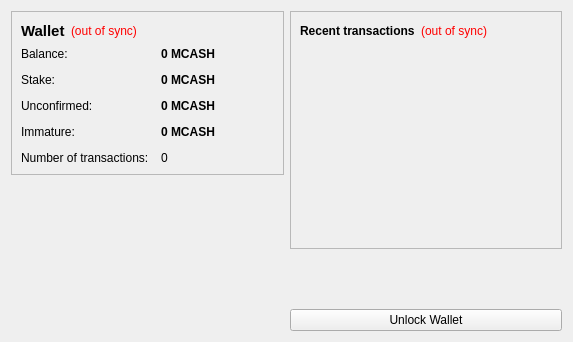
<?xml version="1.0" encoding="UTF-8"?>
<ui version="4.0">
 <class>OverviewPage</class>
 <widget class="QWidget" name="OverviewPage">
  <property name="geometry">
   <rect>
    <x>0</x>
    <y>0</y>
    <width>573</width>
    <height>342</height>
   </rect>
  </property>
  <property name="windowTitle">
   <string>Form</string>
  </property>
  <layout class="QHBoxLayout" name="horizontalLayout" stretch="1,1">
   <item>
    <layout class="QVBoxLayout" name="verticalLayout_2">
     <item>
      <widget class="QFrame" name="frame">
       <property name="frameShape">
        <enum>QFrame::StyledPanel</enum>
       </property>
       <property name="frameShadow">
        <enum>QFrame::Raised</enum>
       </property>
       <layout class="QVBoxLayout" name="verticalLayout_4">
        <item>
         <layout class="QHBoxLayout" name="horizontalLayout_4">
          <item>
           <widget class="QLabel" name="label_5">
            <property name="font">
             <font>
              <pointsize>11</pointsize>
              <weight>75</weight>
              <bold>true</bold>
             </font>
            </property>
            <property name="text">
             <string>Wallet</string>
            </property>
           </widget>
          </item>
          <item>
           <widget class="QLabel" name="labelWalletStatus">
            <property name="toolTip">
             <string>The displayed information may be out of date. Your wallet automatically synchronizes with the MicroCash network after a connection is established, but this process has not completed yet.</string>
            </property>
            <property name="styleSheet">
             <string notr="true">QLabel { color: red; }</string>
            </property>
            <property name="text">
             <string notr="true">(out of sync)</string>
            </property>
            <property name="alignment">
             <set>Qt::AlignLeading|Qt::AlignLeft|Qt::AlignVCenter</set>
            </property>
           </widget>
          </item>
          <item>
           <spacer name="horizontalSpacer_2">
            <property name="orientation">
             <enum>Qt::Horizontal</enum>
            </property>
            <property name="sizeHint" stdset="0">
             <size>
              <width>40</width>
              <height>20</height>
             </size>
            </property>
           </spacer>
          </item>
         </layout>
        </item>
        <item>
         <layout class="QFormLayout" name="formLayout_2">
          <property name="fieldGrowthPolicy">
           <enum>QFormLayout::AllNonFixedFieldsGrow</enum>
          </property>
          <property name="horizontalSpacing">
           <number>12</number>
          </property>
          <property name="verticalSpacing">
           <number>12</number>
          </property>
          <item row="0" column="0">
           <widget class="QLabel" name="label">
            <property name="text">
             <string>Balance:</string>
            </property>
           </widget>
          </item>
          <item row="0" column="1">
           <widget class="QLabel" name="labelBalance">
            <property name="font">
             <font>
              <weight>75</weight>
              <bold>true</bold>
             </font>
            </property>
            <property name="cursor">
             <cursorShape>IBeamCursor</cursorShape>
            </property>
            <property name="toolTip">
             <string>Your current balance</string>
            </property>
            <property name="text">
             <string notr="true">0 MCASH</string>
            </property>
            <property name="textInteractionFlags">
             <set>Qt::LinksAccessibleByMouse|Qt::TextSelectableByKeyboard|Qt::TextSelectableByMouse</set>
            </property>
           </widget>
          </item>
          <item row="1" column="0">
           <widget class="QLabel" name="label_6">
            <property name="text">
             <string>Stake:</string>
            </property>
           </widget>
          </item>
          <item row="1" column="1">
           <widget class="QLabel" name="labelStake">
            <property name="font">
             <font>
              <weight>75</weight>
              <bold>true</bold>
             </font>
            </property>
            <property name="cursor">
             <cursorShape>IBeamCursor</cursorShape>
            </property>
            <property name="toolTip">
             <string>Total of coins that was staked, and do not yet count toward the current balance</string>
            </property>
            <property name="text">
             <string notr="true">0 MCASH</string>
            </property>
            <property name="textInteractionFlags">
             <set>Qt::LinksAccessibleByMouse|Qt::TextSelectableByKeyboard|Qt::TextSelectableByMouse</set>
            </property>
           </widget>
          </item>
          <item row="2" column="0">
           <widget class="QLabel" name="label_3">
            <property name="text">
             <string>Unconfirmed:</string>
            </property>
           </widget>
          </item>
          <item row="2" column="1">
           <widget class="QLabel" name="labelUnconfirmed">
            <property name="font">
             <font>
              <weight>75</weight>
              <bold>true</bold>
             </font>
            </property>
            <property name="cursor">
             <cursorShape>IBeamCursor</cursorShape>
            </property>
            <property name="toolTip">
             <string>Total of transactions that have yet to be confirmed, and do not yet count toward the current balance</string>
            </property>
            <property name="text">
             <string notr="true">0 MCASH</string>
            </property>
            <property name="textInteractionFlags">
             <set>Qt::LinksAccessibleByMouse|Qt::TextSelectableByKeyboard|Qt::TextSelectableByMouse</set>
            </property>
           </widget>
          </item>
          <item row="3" column="0">
           <widget class="QLabel" name="labelImmatureText">
            <property name="text">
             <string>Immature:</string>
            </property>
           </widget>
          </item>
          <item row="3" column="1">
           <widget class="QLabel" name="labelImmature">
            <property name="font">
             <font>
              <weight>75</weight>
              <bold>true</bold>
             </font>
            </property>
            <property name="toolTip">
             <string>Mined balance that has not yet matured</string>
            </property>
            <property name="text">
             <string notr="true">0 MCASH</string>
            </property>
            <property name="textInteractionFlags">
             <set>Qt::LinksAccessibleByMouse|Qt::TextSelectableByKeyboard|Qt::TextSelectableByMouse</set>
            </property>
           </widget>
          </item>
          <item row="4" column="0">
           <widget class="QLabel" name="label_2">
            <property name="text">
             <string>Number of transactions:</string>
            </property>
           </widget>
          </item>
          <item row="4" column="1">
           <widget class="QLabel" name="labelNumTransactions">
            <property name="toolTip">
             <string>Total number of transactions in wallet</string>
            </property>
            <property name="text">
             <string notr="true">0</string>
            </property>
           </widget>
          </item>
         </layout>
        </item>
       </layout>
      </widget>
     </item>
     <item>
      <spacer name="verticalSpacer">
       <property name="orientation">
        <enum>Qt::Vertical</enum>
       </property>
       <property name="sizeHint" stdset="0">
        <size>
         <width>20</width>
         <height>40</height>
        </size>
       </property>
      </spacer>
     </item>
        <item>
         <widget class="QLabel" name="label_wallet_bgcoin">
          <property name="text">
           <string/>
          </property>
          <property name="pixmap">
           <pixmap resource="../bitcoin.qrc">:/images/wallet_bgcoin</pixmap>
          </property>
          <property name="scaledContents">
           <bool>false</bool>
          </property>
          <property name="alignment">
           <set>Qt::AlignCenter</set>
          </property>
          <property name="margin">
           <number>-2</number>
          </property>
         </widget>
        </item>
    </layout>
   </item>
   <item>
    <layout class="QVBoxLayout" name="verticalLayout_3">
     <item>
      <widget class="QFrame" name="frame_2">
       <property name="frameShape">
        <enum>QFrame::StyledPanel</enum>
       </property>
       <property name="frameShadow">
        <enum>QFrame::Raised</enum>
       </property>
       <layout class="QVBoxLayout" name="verticalLayout">
        <item>
         <layout class="QHBoxLayout" name="horizontalLayout_2">
          <item>
           <widget class="QLabel" name="label_4">
            <property name="text">
             <string>&lt;b&gt;Recent transactions&lt;/b&gt;</string>
            </property>
           </widget>
          </item>
          <item>
           <widget class="QLabel" name="labelTransactionsStatus">
            <property name="toolTip">
             <string>The displayed information may be out of date. Your wallet automatically synchronizes with the MicroCash network after a connection is established, but this process has not completed yet.</string>
            </property>
            <property name="styleSheet">
             <string notr="true">QLabel { color: red; }</string>
            </property>
            <property name="text">
             <string notr="true">(out of sync)</string>
            </property>
            <property name="alignment">
             <set>Qt::AlignRight|Qt::AlignTrailing|Qt::AlignVCenter</set>
            </property>
           </widget>
          </item>
          <item>
           <spacer name="horizontalSpacer">
            <property name="orientation">
             <enum>Qt::Horizontal</enum>
            </property>
            <property name="sizeHint" stdset="0">
             <size>
              <width>40</width>
              <height>20</height>
             </size>
            </property>
           </spacer>
          </item>
         </layout>
        </item>
        <item>
         <widget class="QListView" name="listTransactions">
          <property name="styleSheet">
           <string notr="true">QListView { background: transparent; }</string>
          </property>
          <property name="frameShape">
           <enum>QFrame::NoFrame</enum>
          </property>
          <property name="verticalScrollBarPolicy">
           <enum>Qt::ScrollBarAlwaysOff</enum>
          </property>
          <property name="horizontalScrollBarPolicy">
           <enum>Qt::ScrollBarAlwaysOff</enum>
          </property>
          <property name="selectionMode">
           <enum>QAbstractItemView::NoSelection</enum>
          </property>
         </widget>
        </item>
       </layout>
      </widget>
     </item>
     <item>
      <spacer name="verticalSpacer_2">
       <property name="orientation">
        <enum>Qt::Vertical</enum>
       </property>
       <property name="sizeHint" stdset="0">
        <size>
         <width>20</width>
         <height>40</height>
        </size>
       </property>
      </spacer>
     </item>
     <item>
      <widget class="QPushButton" name="unlockWalletButton">
       <property name="text">
        <string>Unlock Wallet</string>
       </property>
      </widget>
     </item>
    </layout>
   </item>
  </layout>
 </widget>
 <resources/>
 <connections/>
</ui>
